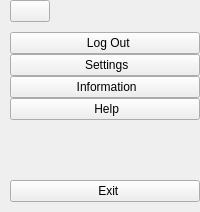
         <widget class="QWidget" name="LeftMenuContainer" native="true">
          <layout class="QVBoxLayout" name="verticalLayout_4">
           <property name="spacing">
            <number>0</number>
           </property>
           <property name="leftMargin">
            <number>10</number>
           </property>
           <property name="topMargin">
            <number>0</number>
           </property>
           <property name="rightMargin">
            <number>0</number>
           </property>
           <property name="bottomMargin">
            <number>0</number>
           </property>
           <item alignment="Qt::AlignmentFlag::AlignTop">
            <widget class="QWidget" name="widget_4" native="true">
             <layout class="QHBoxLayout" name="horizontalLayout_3">
              <property name="spacing">
               <number>0</number>
              </property>
              <property name="leftMargin">
               <number>0</number>
              </property>
              <property name="topMargin">
               <number>0</number>
              </property>
              <property name="rightMargin">
               <number>0</number>
              </property>
              <property name="bottomMargin">
               <number>0</number>
              </property>
              <item alignment="Qt::AlignmentFlag::AlignLeft">
               <widget class="QPushButton" name="MenuBtn">
                <property name="text">
                 <string/>
                </property>
                <property name="icon">
                 <iconset resource="resources.qrc">
                  <normaloff>:/icons/icons/align-justify.svg</normaloff>:/icons/icons/align-justify.svg</iconset>
                </property>
                <property name="iconSize">
                 <size>
                  <width>24</width>
                  <height>24</height>
                 </size>
                </property>
               </widget>
              </item>
             </layout>
            </widget>
           </item>
           <item>
            <widget class="QWidget" name="widget_5" native="true">
             <property name="sizePolicy">
              <sizepolicy hsizetype="Preferred" vsizetype="Preferred">
               <horstretch>0</horstretch>
               <verstretch>0</verstretch>
              </sizepolicy>
             </property>
             <layout class="QVBoxLayout" name="verticalLayout_5">
              <property name="spacing">
               <number>0</number>
              </property>
              <property name="leftMargin">
               <number>0</number>
              </property>
              <property name="topMargin">
               <number>10</number>
              </property>
              <property name="rightMargin">
               <number>0</number>
              </property>
              <property name="bottomMargin">
               <number>10</number>
              </property>
              <item>
               <widget class="QPushButton" name="LogoutBtn">
                <property name="styleSheet">
                 <string notr="true">Rectangle {
    id: flashingblob
    width: 75; height: 75
    color: &quot;blue&quot;
    opacity: 1.0

    MouseArea {
        anchors.fill: parent
        onClicked: {
            animateColor.start()
            animateOpacity.start()
        }
    }

    PropertyAnimation {id: animateColor; target: flashingblob; properties: &quot;color&quot;; to: &quot;green&quot;; duration: 100}

    NumberAnimation {
        id: animateOpacity
        target: flashingblob
        properties: &quot;opacity&quot;
        from: 0.99
        to: 1.0
        loops: Animation.Infinite
        easing {type: Easing.OutBack; overshoot: 500}
   }
}</string>
                </property>
                <property name="text">
                 <string>  Log Out</string>
                </property>
                <property name="icon">
                 <iconset resource="resources.qrc">
                  <normaloff>:/icons/icons/log-out.svg</normaloff>:/icons/icons/log-out.svg</iconset>
                </property>
                <property name="iconSize">
                 <size>
                  <width>24</width>
                  <height>24</height>
                 </size>
                </property>
               </widget>
              </item>
              <item>
               <widget class="QPushButton" name="SettinBtn_2">
                <property name="text">
                 <string> Settings</string>
                </property>
                <property name="icon">
                 <iconset resource="resources.qrc">
                  <normaloff>:/icons/icons/settings.svg</normaloff>:/icons/icons/settings.svg</iconset>
                </property>
                <property name="iconSize">
                 <size>
                  <width>24</width>
                  <height>24</height>
                 </size>
                </property>
               </widget>
              </item>
              <item>
               <widget class="QPushButton" name="InfoBtn_2">
                <property name="text">
                 <string> Information</string>
                </property>
                <property name="icon">
                 <iconset resource="resources.qrc">
                  <normaloff>:/icons/icons/info.svg</normaloff>:/icons/icons/info.svg</iconset>
                </property>
                <property name="iconSize">
                 <size>
                  <width>24</width>
                  <height>24</height>
                 </size>
                </property>
               </widget>
              </item>
              <item>
               <widget class="QPushButton" name="HelpBtn_2">
                <property name="text">
                 <string> Help</string>
                </property>
                <property name="icon">
                 <iconset resource="resources.qrc">
                  <normaloff>:/icons/icons/help-circle.svg</normaloff>:/icons/icons/help-circle.svg</iconset>
                </property>
                <property name="iconSize">
                 <size>
                  <width>24</width>
                  <height>24</height>
                 </size>
                </property>
               </widget>
              </item>
             </layout>
            </widget>
           </item>
           <item>
            <spacer name="verticalSpacer">
             <property name="orientation">
              <enum>Qt::Orientation::Vertical</enum>
             </property>
             <property name="sizeHint" stdset="0">
              <size>
               <width>20</width>
               <height>40</height>
              </size>
             </property>
            </spacer>
           </item>
           <item alignment="Qt::AlignmentFlag::AlignBottom">
            <widget class="QWidget" name="widget_6" native="true">
             <layout class="QVBoxLayout" name="verticalLayout_6">
              <property name="spacing">
               <number>0</number>
              </property>
              <property name="leftMargin">
               <number>0</number>
              </property>
              <property name="topMargin">
               <number>10</number>
              </property>
              <property name="rightMargin">
               <number>0</number>
              </property>
              <property name="bottomMargin">
               <number>10</number>
              </property>
              <item>
               <widget class="QPushButton" name="exitBtn">
                <property name="text">
                 <string>  Exit</string>
                </property>
                <property name="icon">
                 <iconset resource="resources.qrc">
                  <normaloff>:/icons/icons/external-link.svg</normaloff>:/icons/icons/external-link.svg</iconset>
                </property>
                <property name="iconSize">
                 <size>
                  <width>24</width>
                  <height>24</height>
                 </size>
                </property>
               </widget>
              </item>
             </layout>
            </widget>
           </item>
          </layout>
         </widget>
